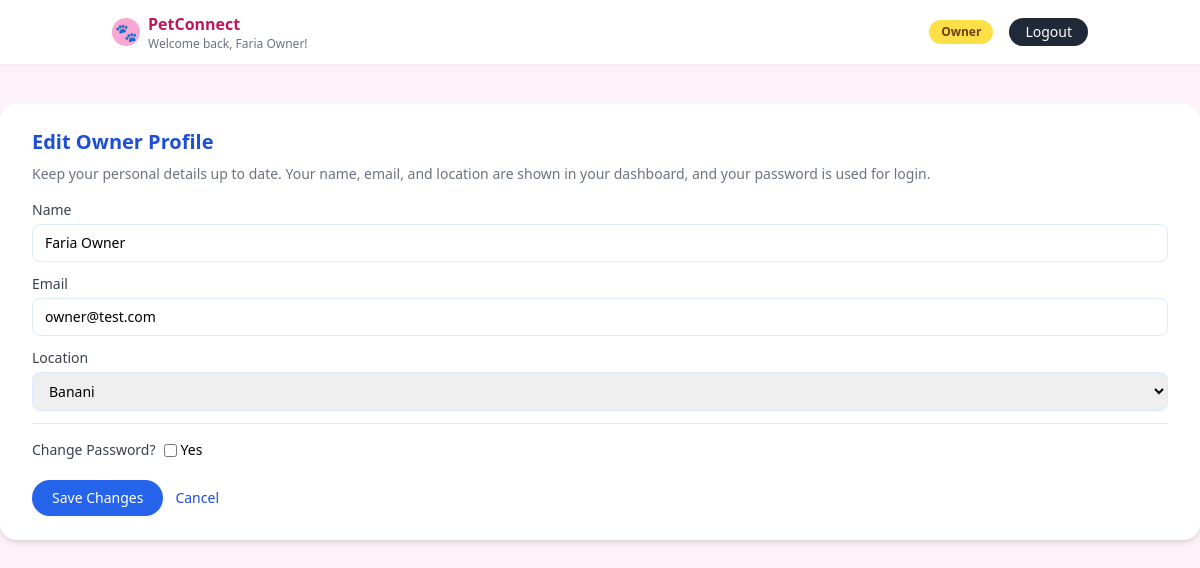
/owner/profile/edit (signed in), run on the app's committed database.
### tables this page shows
CREATE TABLE owners (
    id INTEGER PRIMARY KEY AUTOINCREMENT,
    user_id INTEGER NOT NULL UNIQUE,
    name TEXT NOT NULL,
    email TEXT NOT NULL,
    location TEXT NOT NULL DEFAULT '',
    password TEXT NOT NULL DEFAULT '', is_premium INTEGER DEFAULT 0, subscription_expiry TEXT, reward_points INTEGER DEFAULT 0,
    FOREIGN KEY (user_id) REFERENCES users(id)
);

### app.py (the view, shortened to what this page needs)
@app.route("/owner/profile/edit", methods=["GET", "POST"])
def edit_owner_profile():
    if "user_id" not in session or session.get("role") != "owner":
        return redirect(url_for("login"))
    owner = get_or_create_owner_for_current_user()
    if not owner:
        flash("Owner profile not found.", "danger")
        return redirect(url_for("login"))
    return render_template("edit_owner_profile.html", owner=owner)

### app.py (called while the page is built, shortened)
def get_db():
    conn = sqlite3.connect(app.config["DATABASE"])
    conn.row_factory = sqlite3.Row
    return conn

def get_or_create_owner_for_current_user():
    user_id = session.get("user_id")
    if not user_id:
        return None
    conn = get_db()
    cur = conn.cursor()
    owner = cur.execute(
        "SELECT * FROM owners WHERE user_id = ?", (user_id,)
    ).fetchone()
    conn.close()
    return owner

### templates/edit_owner_profile.html (shortened to what this page needs)
{% extends "base.html" %}
{% block content %}
<h1 class="text-xl font-semibold text-blue-700 mb-2">Edit Owner Profile</h1>
<p class="text-sm text-gray-500 mb-4">
  Keep your personal details up to date. Your name, email, and location are shown in your dashboard, and your password is used for login.
</p>
{% if owner %}
<form method="post"
      onsubmit="event.preventDefault(); openOwnerEditModal(this);"
      class="space-y-3">
  <div>
    <label class="block text-sm font-medium text-gray-700 mb-1">Name</label>
    <input type="text" name="name" required
           value="{{ owner['name'] }}"
           class="w-full border border-blue-100 rounded-lg px-3 py-2 text-sm focus:ring-2 focus:ring-blue-300 focus:border-blue-300">
  </div>
  <div>
    <label class="block text-sm font-medium text-gray-700 mb-1">Email</label>
    <input type="email" name="email" required
           value="{{ owner['email'] }}"
           class="w-full border border-blue-100 rounded-lg px-3 py-2 text-sm focus:ring-2 focus:ring-blue-300 focus:border-blue-300">
  </div>
  <div>
    <label class="block text-sm font-medium text-gray-700 mb-1">Location</label>
    {% set selected_location = owner['location'] %}
    <select name="location" required
            class="w-full border border-blue-100 rounded-lg px-3 py-2 text-sm focus:ring-2 focus:ring-blue-300 focus:border-blue-300">
      {% include 'location_dropdown.html' %}
    </select>
  </div>
<div class="mt-4 border-t pt-4">
    <div class="flex items-center gap-2 mb-2">
        <p class="text-sm font-medium text-gray-700">Change Password?</p>
        <label class="inline-flex items-center gap-1 text-sm cursor-pointer">
            <input type="checkbox" id="toggle-change-password" class="rounded"
                   onchange="togglePasswordSection()">
            <span>Yes</span>
        </label>
    </div>
</div>
  <div class="pt-2 flex items-center gap-3">
    <button type="submit"
            class="px-5 py-2 rounded-full bg-blue-600 hover:bg-blue-700 text-white text-sm font-medium shadow-sm transition">
      Save Changes
    </button>
    <a href="{{ url_for('owner_dashboard', tab='owner') }}"
       class="text-sm text-blue-700 hover:text-blue-900">
      Cancel
    </a>
  </div>
</form>
{% else %}
  <p class="text-sm text-gray-500">Owner not found.</p>
{% endif %}
{% endblock %}

### templates/base.html (shortened to what this page needs)
<!DOCTYPE html>
<html lang="en">
<head>
  <script src="https://cdn.tailwindcss.com"></script>
</head>
<body class="bg-pink-50">
  <header class="bg-white shadow-sm">
    <div class="max-w-5xl mx-auto px-6 py-3 flex items-center justify-between">
      <div class="flex items-center space-x-2">
        <div class="w-7 h-7 rounded-full bg-pink-300 flex items-center justify-center">
          <span class="text-white text-lg">🐾</span>
        </div>
        <div>
          <p class="font-semibold text-pink-700">PetConnect</p>
          {% if session.get('user_name') %}
            <p class="text-xs text-gray-500">Welcome back, {{ session.get('user_name') }}!</p>
          {% endif %}
        </div>
      </div>
      <nav class="flex items-center space-x-4 text-sm">
        {% if session.get('user_id') %}
          <span class="px-3 py-1 rounded-full bg-yellow-300 text-xs font-semibold text-yellow-900">
            {{ session.get('role')|capitalize }}
          </span>
          <a href="{{ url_for('logout') }}"
             class="px-4 py-1 rounded-full bg-gray-800 text-white text-sm hover:bg-black transition">
            Logout
          </a>
        {% endif %}
      </nav>
    </div>
  </header>
  <main class="min-h-screen">
    <div class="max-w-7xl mx-auto mt-10">
      <div class="bg-white rounded-2xl shadow-md px-8 py-6">
        {% block content %}{% endblock %}
      </div>
    </div>
  </main>
</body>
</html>

### data on the page
owners: get "Faria Owner", name "Faria Owner", email "owner@test.com"

### other printed values
{{ session.get('role')|capitalize }} "Owner"
form field location "Banani"
